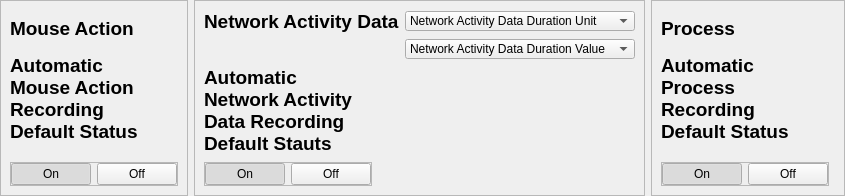
             <widget class="QFrame" name="configuration_footer">
              <property name="frameShape">
               <enum>QFrame::NoFrame</enum>
              </property>
              <property name="frameShadow">
               <enum>QFrame::Raised</enum>
              </property>
              <layout class="QHBoxLayout" name="horizontalLayout_6">
               <property name="leftMargin">
                <number>0</number>
               </property>
               <property name="topMargin">
                <number>0</number>
               </property>
               <property name="rightMargin">
                <number>0</number>
               </property>
               <property name="bottomMargin">
                <number>0</number>
               </property>
               <item>
                <widget class="QFrame" name="frame_22">
                 <property name="frameShape">
                  <enum>QFrame::StyledPanel</enum>
                 </property>
                 <property name="frameShadow">
                  <enum>QFrame::Raised</enum>
                 </property>
                 <layout class="QVBoxLayout" name="verticalLayout_11">
                  <item>
                   <widget class="QLabel" name="MouseActionTitle">
                    <property name="font">
                     <font>
                      <pointsize>14</pointsize>
                      <weight>75</weight>
                      <bold>true</bold>
                     </font>
                    </property>
                    <property name="text">
                     <string>Mouse Action</string>
                    </property>
                   </widget>
                  </item>
                  <item>
                   <widget class="QLabel" name="MouseActStatus">
                    <property name="minimumSize">
                     <size>
                      <width>151</width>
                      <height>91</height>
                     </size>
                    </property>
                    <property name="maximumSize">
                     <size>
                      <width>151</width>
                      <height>91</height>
                     </size>
                    </property>
                    <property name="font">
                     <font>
                      <pointsize>14</pointsize>
                      <weight>75</weight>
                      <bold>true</bold>
                     </font>
                    </property>
                    <property name="text">
                     <string>Automatic Mouse Action Recording Default Status</string>
                    </property>
                    <property name="scaledContents">
                     <bool>false</bool>
                    </property>
                    <property name="wordWrap">
                     <bool>true</bool>
                    </property>
                   </widget>
                  </item>
                  <item alignment="Qt::AlignLeft|Qt::AlignBottom">
                   <widget class="QFrame" name="MouseActButtonFrame">
                    <property name="frameShape">
                     <enum>QFrame::StyledPanel</enum>
                    </property>
                    <property name="frameShadow">
                     <enum>QFrame::Raised</enum>
                    </property>
                    <layout class="QGridLayout" name="gridLayout_60">
                     <property name="leftMargin">
                      <number>0</number>
                     </property>
                     <property name="topMargin">
                      <number>0</number>
                     </property>
                     <property name="rightMargin">
                      <number>0</number>
                     </property>
                     <property name="bottomMargin">
                      <number>0</number>
                     </property>
                     <item row="0" column="0">
                      <widget class="QPushButton" name="MouseActOnButton">
                       <property name="text">
                        <string>On</string>
                       </property>
                       <property name="checkable">
                        <bool>true</bool>
                       </property>
                       <property name="checked">
                        <bool>true</bool>
                       </property>
                      </widget>
                     </item>
                     <item row="0" column="1">
                      <widget class="QPushButton" name="MouseActOffButton">
                       <property name="text">
                        <string>Off</string>
                       </property>
                       <property name="checkable">
                        <bool>true</bool>
                       </property>
                      </widget>
                     </item>
                    </layout>
                   </widget>
                  </item>
                 </layout>
                </widget>
               </item>
               <item>
                <widget class="QFrame" name="frame_23">
                 <property name="frameShape">
                  <enum>QFrame::StyledPanel</enum>
                 </property>
                 <property name="frameShadow">
                  <enum>QFrame::Raised</enum>
                 </property>
                 <layout class="QGridLayout" name="gridLayout_61">
                  <item row="2" column="0" colspan="2">
                   <widget class="QLabel" name="NetworkActivityStatus">
                    <property name="minimumSize">
                     <size>
                      <width>151</width>
                      <height>91</height>
                     </size>
                    </property>
                    <property name="maximumSize">
                     <size>
                      <width>151</width>
                      <height>91</height>
                     </size>
                    </property>
                    <property name="font">
                     <font>
                      <pointsize>14</pointsize>
                      <weight>75</weight>
                      <bold>true</bold>
                     </font>
                    </property>
                    <property name="text">
                     <string>Automatic Network Activity Data Recording Default Stauts</string>
                    </property>
                    <property name="scaledContents">
                     <bool>false</bool>
                    </property>
                    <property name="wordWrap">
                     <bool>true</bool>
                    </property>
                   </widget>
                  </item>
                  <item row="0" column="0" colspan="2">
                   <widget class="QLabel" name="NetworkActivityDataLabel">
                    <property name="font">
                     <font>
                      <pointsize>14</pointsize>
                      <weight>75</weight>
                      <bold>true</bold>
                     </font>
                    </property>
                    <property name="text">
                     <string>Network Activity Data</string>
                    </property>
                   </widget>
                  </item>
                  <item row="0" column="2">
                   <widget class="QComboBox" name="NetworkActivityDataUnit">
                    <property name="maximumSize">
                     <size>
                      <width>300</width>
                      <height>20</height>
                     </size>
                    </property>
                    <item>
                     <property name="text">
                      <string>Network Activity Data Duration Unit</string>
                     </property>
                    </item>
                   </widget>
                  </item>
                  <item row="1" column="2">
                   <widget class="QComboBox" name="NetworkActivityDataWaiValue">
                    <property name="maximumSize">
                     <size>
                      <width>300</width>
                      <height>20</height>
                     </size>
                    </property>
                    <item>
                     <property name="text">
                      <string>Network Activity Data Duration Value</string>
                     </property>
                    </item>
                   </widget>
                  </item>
                  <item row="3" column="0" alignment="Qt::AlignLeft|Qt::AlignBottom">
                   <widget class="QFrame" name="NetworkActivityButtonFrame">
                    <property name="frameShape">
                     <enum>QFrame::StyledPanel</enum>
                    </property>
                    <property name="frameShadow">
                     <enum>QFrame::Raised</enum>
                    </property>
                    <layout class="QGridLayout" name="gridLayout_63">
                     <property name="leftMargin">
                      <number>0</number>
                     </property>
                     <property name="topMargin">
                      <number>0</number>
                     </property>
                     <property name="rightMargin">
                      <number>0</number>
                     </property>
                     <property name="bottomMargin">
                      <number>0</number>
                     </property>
                     <item row="0" column="0">
                      <widget class="QPushButton" name="NetworkActivityDataOnButton">
                       <property name="text">
                        <string>On</string>
                       </property>
                       <property name="checkable">
                        <bool>true</bool>
                       </property>
                       <property name="checked">
                        <bool>true</bool>
                       </property>
                      </widget>
                     </item>
                     <item row="0" column="1">
                      <widget class="QPushButton" name="NetworkActivityDataOffButton">
                       <property name="text">
                        <string>Off</string>
                       </property>
                       <property name="checkable">
                        <bool>true</bool>
                       </property>
                      </widget>
                     </item>
                    </layout>
                   </widget>
                  </item>
                 </layout>
                </widget>
               </item>
               <item>
                <widget class="QFrame" name="frame_24">
                 <property name="frameShape">
                  <enum>QFrame::StyledPanel</enum>
                 </property>
                 <property name="frameShadow">
                  <enum>QFrame::Raised</enum>
                 </property>
                 <layout class="QGridLayout" name="gridLayout_62">
                  <item row="2" column="0" colspan="2">
                   <widget class="QLabel" name="ProcessStatLabel">
                    <property name="minimumSize">
                     <size>
                      <width>151</width>
                      <height>91</height>
                     </size>
                    </property>
                    <property name="maximumSize">
                     <size>
                      <width>151</width>
                      <height>91</height>
                     </size>
                    </property>
                    <property name="font">
                     <font>
                      <pointsize>14</pointsize>
                      <weight>75</weight>
                      <bold>true</bold>
                     </font>
                    </property>
                    <property name="text">
                     <string>Automatic Process Recording Default Status</string>
                    </property>
                    <property name="scaledContents">
                     <bool>false</bool>
                    </property>
                    <property name="wordWrap">
                     <bool>true</bool>
                    </property>
                   </widget>
                  </item>
                  <item row="1" column="0">
                   <widget class="QLabel" name="ProcessTitle">
                    <property name="font">
                     <font>
                      <pointsize>14</pointsize>
                      <weight>75</weight>
                      <bold>true</bold>
                     </font>
                    </property>
                    <property name="text">
                     <string>Process</string>
                    </property>
                   </widget>
                  </item>
                  <item row="3" column="0" alignment="Qt::AlignLeft|Qt::AlignBottom">
                   <widget class="QFrame" name="ProcessStatButtonFrame">
                    <property name="frameShape">
                     <enum>QFrame::StyledPanel</enum>
                    </property>
                    <property name="frameShadow">
                     <enum>QFrame::Raised</enum>
                    </property>
                    <layout class="QGridLayout" name="gridLayout_64">
                     <property name="leftMargin">
                      <number>0</number>
                     </property>
                     <property name="topMargin">
                      <number>0</number>
                     </property>
                     <property name="rightMargin">
                      <number>0</number>
                     </property>
                     <property name="bottomMargin">
                      <number>0</number>
                     </property>
                     <item row="0" column="0">
                      <widget class="QPushButton" name="ProcessStatOnButton">
                       <property name="text">
                        <string>On</string>
                       </property>
                       <property name="checkable">
                        <bool>true</bool>
                       </property>
                       <property name="checked">
                        <bool>true</bool>
                       </property>
                      </widget>
                     </item>
                     <item row="0" column="1">
                      <widget class="QPushButton" name="ProcessStatOffButton">
                       <property name="text">
                        <string>Off</string>
                       </property>
                       <property name="checkable">
                        <bool>true</bool>
                       </property>
                      </widget>
                     </item>
                    </layout>
                   </widget>
                  </item>
                 </layout>
                </widget>
               </item>
              </layout>
             </widget>
